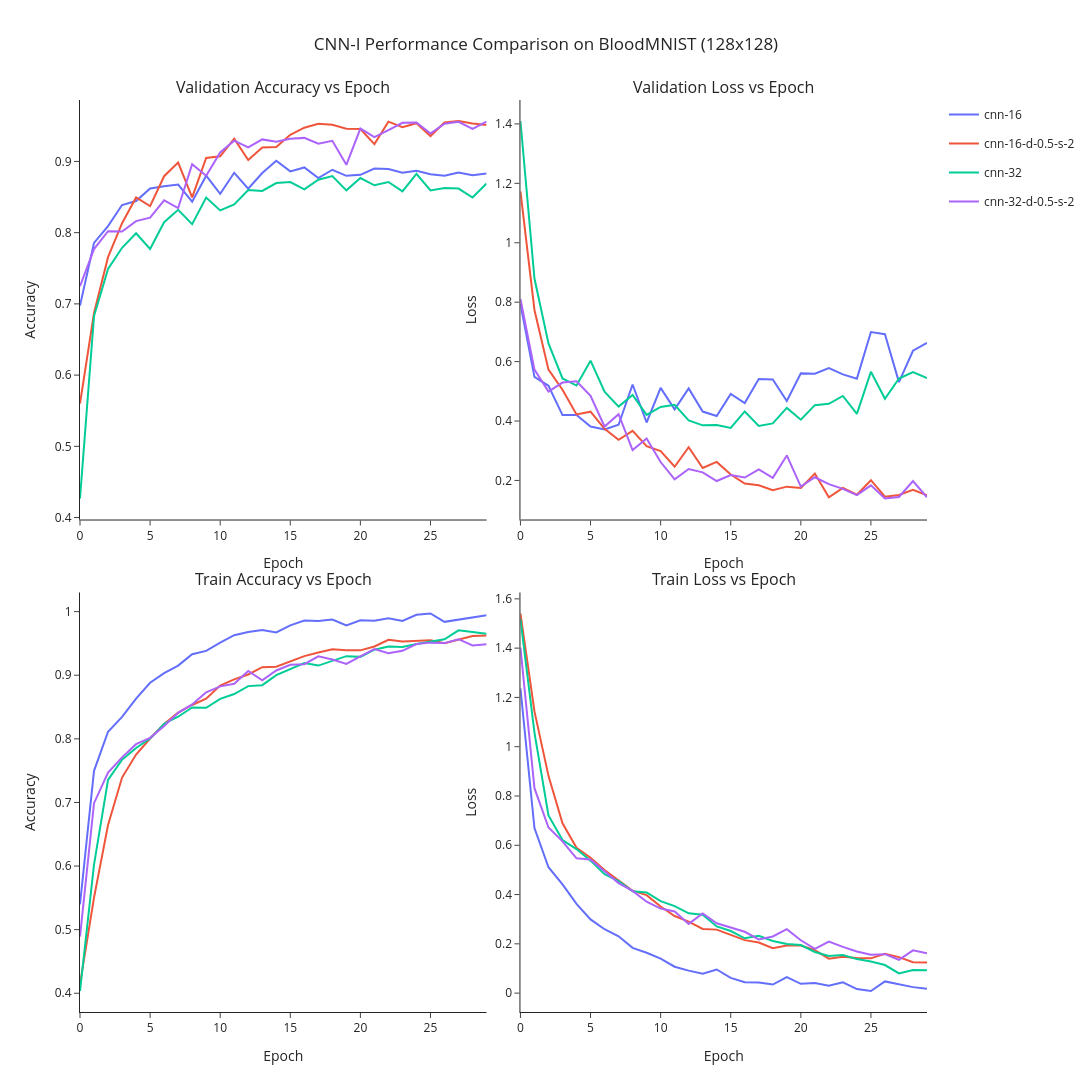

The notebook cell this image was saved under:
### Code cell
test_models(models_improvement_comparison, device)
plot_comparison(metrics_improvement_comparison, "CNN-I Performance Comparison on BloodMNIST (128x128)", splits=("val","train"), split_subplots=True, file_name="cnn_comparison_improved_bloodmnist")

### Figure 1 — Plotly figure (JSON) as saved in the notebook; plotly's stock layout.template omitted (floating-point values rounded to 4 significant figures)
{"data": [{"legendgroup": "cnn-16", "line": {"color": "#636EFA"}, "name": "cnn-16", "showlegend": true, "type": "scatter", "x": [0, 1, 2, 3, 4, 5, 6, 7, 8, 9, 10, 11, 12, 13, 14, 15, 16, 17, 18, 19, 20, 21, 22, 23, 24, 25, 26, 27, 28, 29], "xaxis": "x", "y": [0.6975, 0.7855, 0.8092, 0.8387, 0.8443, 0.8621, 0.8652, 0.8675, 0.8436, 0.88, 0.8546, 0.8841, 0.8617, 0.8837, 0.901, 0.886, 0.8916, 0.8767, 0.8883, 0.8798, 0.8812, 0.89, 0.8895, 0.8843, 0.887, 0.8821, 0.8798, 0.8845, 0.8806, 0.8829], "yaxis": "y"}, {"legendgroup": "cnn-16", "line": {"color": "#636EFA"}, "name": "cnn-16", "showlegend": false, "type": "scatter", "x": [0, 1, 2, 3, 4, 5, 6, 7, 8, 9, 10, 11, 12, 13, 14, 15, 16, 17, 18, 19, 20, 21, 22, 23, 24, 25, 26, 27, 28, 29], "xaxis": "x2", "y": [0.7939, 0.5483, 0.5186, 0.42, 0.4201, 0.3817, 0.3716, 0.3873, 0.5229, 0.395, 0.5116, 0.4391, 0.5098, 0.4319, 0.417, 0.4912, 0.4607, 0.5413, 0.5395, 0.4676, 0.5603, 0.5592, 0.5781, 0.557, 0.5426, 0.6996, 0.6921, 0.5309, 0.6365, 0.6628], "yaxis": "y2"}, {"legendgroup": "cnn-16", "line": {"color": "#636EFA"}, "name": "cnn-16", "showlegend": false, "type": "scatter", "x": [0, 1, 2, 3, 4, 5, 6, 7, 8, 9, 10, 11, 12, 13, 14, 15, 16, 17, 18, 19, 20, 21, 22, 23, 24, 25, 26, 27, 28, 29], "xaxis": "x3", "y": [0.5399, 0.7497, 0.8112, 0.8345, 0.8633, 0.8881, 0.9034, 0.9151, 0.933, 0.9383, 0.9514, 0.9629, 0.9679, 0.9712, 0.9673, 0.9785, 0.986, 0.9855, 0.9875, 0.9783, 0.9864, 0.9857, 0.9896, 0.9854, 0.995, 0.9971, 0.9839, 0.9877, 0.9916, 0.9944], "yaxis": "y3"}, {"legendgroup": "cnn-16", "line": {"color": "#636EFA"}, "name": "cnn-16", "showlegend": false, "type": "scatter", "x": [0, 1, 2, 3, 4, 5, 6, 7, 8, 9, 10, 11, 12, 13, 14, 15, 16, 17, 18, 19, 20, 21, 22, 23, 24, 25, 26, 27, 28, 29], "xaxis": "x4", "y": [1.237, 0.6701, 0.5109, 0.4415, 0.3622, 0.2992, 0.2593, 0.2304, 0.1837, 0.1637, 0.14, 0.1072, 0.09123, 0.07853, 0.09592, 0.06179, 0.04416, 0.04356, 0.03471, 0.06464, 0.03766, 0.04068, 0.03009, 0.04382, 0.01651, 0.008507, 0.04756, 0.03462, 0.02435, 0.01753], "yaxis": "y4"}, {"legendgroup": "cnn-16-d-0.5-s-2", "line": {"color": "#EF553B"}, "name": "cnn-16-d-0.5-s-2", "showlegend": true, "type": "scatter", "x": [0, 1, 2, 3, 4, 5, 6, 7, 8, 9, 10, 11, 12, 13, 14, 15, 16, 17, 18, 19, 20, 21, 22, 23, 24, 25, 26, 27, 28, 29], "xaxis": "x", "y": [0.56, 0.6871, 0.7656, 0.8133, 0.8493, 0.8372, 0.8792, 0.8983, 0.8495, 0.9049, 0.9072, 0.9319, 0.902, 0.9196, 0.9201, 0.9373, 0.9473, 0.9529, 0.9516, 0.946, 0.9454, 0.9244, 0.9558, 0.9481, 0.9537, 0.9356, 0.9547, 0.9568, 0.9533, 0.951], "yaxis": "y"}, {"legendgroup": "cnn-16-d-0.5-s-2", "line": {"color": "#EF553B"}, "name": "cnn-16-d-0.5-s-2", "showlegend": false, "type": "scatter", "x": [0, 1, 2, 3, 4, 5, 6, 7, 8, 9, 10, 11, 12, 13, 14, 15, 16, 17, 18, 19, 20, 21, 22, 23, 24, 25, 26, 27, 28, 29], "xaxis": "x2", "y": [1.173, 0.7738, 0.5728, 0.5052, 0.4223, 0.4313, 0.3738, 0.337, 0.367, 0.3155, 0.2987, 0.2461, 0.3117, 0.2419, 0.2624, 0.2199, 0.1897, 0.1838, 0.1669, 0.1791, 0.1747, 0.2231, 0.1431, 0.1751, 0.1518, 0.2008, 0.1451, 0.151, 0.168, 0.1499], "yaxis": "y2"}, {"legendgroup": "cnn-16-d-0.5-s-2", "line": {"color": "#EF553B"}, "name": "cnn-16-d-0.5-s-2", "showlegend": false, "type": "scatter", "x": [0, 1, 2, 3, 4, 5, 6, 7, 8, 9, 10, 11, 12, 13, 14, 15, 16, 17, 18, 19, 20, 21, 22, 23, 24, 25, 26, 27, 28, 29], "xaxis": "x3", "y": [0.4142, 0.5503, 0.6646, 0.7391, 0.7754, 0.8005, 0.8233, 0.8412, 0.8532, 0.8631, 0.8836, 0.8935, 0.9012, 0.9126, 0.9135, 0.9212, 0.9301, 0.9358, 0.9407, 0.9392, 0.9391, 0.9451, 0.9557, 0.9529, 0.9541, 0.955, 0.9502, 0.9556, 0.9617, 0.9626], "yaxis": "y3"}, {"legendgroup": "cnn-16-d-0.5-s-2", "line": {"color": "#EF553B"}, "name": "cnn-16-d-0.5-s-2", "showlegend": false, "type": "scatter", "x": [0, 1, 2, 3, 4, 5, 6, 7, 8, 9, 10, 11, 12, 13, 14, 15, 16, 17, 18, 19, 20, 21, 22, 23, 24, 25, 26, 27, 28, 29], "xaxis": "x4", "y": [1.541, 1.143, 0.8817, 0.689, 0.5896, 0.5496, 0.4992, 0.4569, 0.4156, 0.3975, 0.3515, 0.3129, 0.2901, 0.2605, 0.2577, 0.2363, 0.215, 0.2054, 0.1822, 0.1936, 0.1932, 0.1748, 0.1396, 0.1478, 0.1428, 0.1412, 0.1594, 0.1461, 0.1253, 0.1243], "yaxis": "y4"}, {"legendgroup": "cnn-32", "line": {"color": "#00CC96"}, "name": "cnn-32", "showlegend": true, "type": "scatter", "x": [0, 1, 2, 3, 4, 5, 6, 7, 8, 9, 10, 11, 12, 13, 14, 15, 16, 17, 18, 19, 20, 21, 22, 23, 24, 25, 26, 27, 28, 29], "xaxis": "x", "y": [0.4267, 0.6829, 0.749, 0.7787, 0.7992, 0.7772, 0.8146, 0.832, 0.8119, 0.8493, 0.8312, 0.8397, 0.86, 0.8586, 0.8696, 0.8709, 0.8607, 0.8742, 0.8794, 0.8594, 0.8767, 0.8665, 0.8711, 0.858, 0.8825, 0.8592, 0.8627, 0.8619, 0.8493, 0.869], "yaxis": "y"}, {"legendgroup": "cnn-32", "line": {"color": "#00CC96"}, "name": "cnn-32", "showlegend": false, "type": "scatter", "x": [0, 1, 2, 3, 4, 5, 6, 7, 8, 9, 10, 11, 12, 13, 14, 15, 16, 17, 18, 19, 20, 21, 22, 23, 24, 25, 26, 27, 28, 29], "xaxis": "x2", "y": [1.41, 0.8796, 0.6611, 0.5434, 0.5195, 0.6031, 0.4989, 0.4486, 0.4875, 0.4205, 0.4473, 0.4548, 0.4022, 0.3855, 0.3866, 0.3767, 0.4322, 0.3831, 0.3921, 0.444, 0.4045, 0.4534, 0.4578, 0.4842, 0.4242, 0.5658, 0.4748, 0.5429, 0.5651, 0.5447], "yaxis": "y2"}, {"legendgroup": "cnn-32", "line": {"color": "#00CC96"}, "name": "cnn-32", "showlegend": false, "type": "scatter", "x": [0, 1, 2, 3, 4, 5, 6, 7, 8, 9, 10, 11, 12, 13, 14, 15, 16, 17, 18, 19, 20, 21, 22, 23, 24, 25, 26, 27, 28, 29], "xaxis": "x3", "y": [0.4035, 0.6022, 0.7354, 0.7672, 0.7856, 0.8004, 0.8238, 0.8347, 0.8492, 0.8487, 0.8628, 0.8705, 0.8829, 0.8844, 0.9003, 0.9097, 0.9191, 0.9152, 0.9225, 0.93, 0.9289, 0.9402, 0.9451, 0.9443, 0.9492, 0.953, 0.9566, 0.9706, 0.9675, 0.965], "yaxis": "y3"}, {"legendgroup": "cnn-32", "line": {"color": "#00CC96"}, "name": "cnn-32", "showlegend": false, "type": "scatter", "x": [0, 1, 2, 3, 4, 5, 6, 7, 8, 9, 10, 11, 12, 13, 14, 15, 16, 17, 18, 19, 20, 21, 22, 23, 24, 25, 26, 27, 28, 29], "xaxis": "x4", "y": [1.518, 1.057, 0.7209, 0.621, 0.5847, 0.5376, 0.4823, 0.4548, 0.4131, 0.4083, 0.3733, 0.3531, 0.3239, 0.3184, 0.2707, 0.252, 0.2225, 0.2328, 0.2118, 0.1994, 0.1951, 0.1669, 0.151, 0.1547, 0.1381, 0.1283, 0.114, 0.08015, 0.09368, 0.09296], "yaxis": "y4"}, {"legendgroup": "cnn-32-d-0.5-s-2", "line": {"color": "#AB63FA"}, "name": "cnn-32-d-0.5-s-2", "showlegend": true, "type": "scatter", "x": [0, 1, 2, 3, 4, 5, 6, 7, 8, 9, 10, 11, 12, 13, 14, 15, 16, 17, 18, 19, 20, 21, 22, 23, 24, 25, 26, 27, 28, 29], "xaxis": "x", "y": [0.7247, 0.777, 0.8021, 0.8017, 0.8162, 0.821, 0.8453, 0.8345, 0.8962, 0.8798, 0.9126, 0.9292, 0.9196, 0.9309, 0.9277, 0.9319, 0.9331, 0.925, 0.929, 0.8953, 0.9462, 0.934, 0.9439, 0.9543, 0.9547, 0.939, 0.9529, 0.9556, 0.9456, 0.956], "yaxis": "y"}, {"legendgroup": "cnn-32-d-0.5-s-2", "line": {"color": "#AB63FA"}, "name": "cnn-32-d-0.5-s-2", "showlegend": false, "type": "scatter", "x": [0, 1, 2, 3, 4, 5, 6, 7, 8, 9, 10, 11, 12, 13, 14, 15, 16, 17, 18, 19, 20, 21, 22, 23, 24, 25, 26, 27, 28, 29], "xaxis": "x2", "y": [0.8106, 0.573, 0.4991, 0.5294, 0.534, 0.4848, 0.3815, 0.4232, 0.3024, 0.3412, 0.262, 0.2035, 0.2384, 0.2272, 0.198, 0.2179, 0.2098, 0.2371, 0.2089, 0.2842, 0.1793, 0.2108, 0.1877, 0.1716, 0.1506, 0.1833, 0.1391, 0.1444, 0.1981, 0.1433], "yaxis": "y2"}, {"legendgroup": "cnn-32-d-0.5-s-2", "line": {"color": "#AB63FA"}, "name": "cnn-32-d-0.5-s-2", "showlegend": false, "type": "scatter", "x": [0, 1, 2, 3, 4, 5, 6, 7, 8, 9, 10, 11, 12, 13, 14, 15, 16, 17, 18, 19, 20, 21, 22, 23, 24, 25, 26, 27, 28, 29], "xaxis": "x3", "y": [0.4891, 0.6988, 0.7468, 0.7709, 0.7916, 0.8016, 0.8203, 0.8408, 0.8541, 0.8733, 0.8825, 0.8867, 0.9068, 0.8919, 0.9075, 0.9164, 0.9174, 0.9297, 0.9247, 0.9178, 0.9296, 0.9411, 0.9347, 0.9384, 0.949, 0.9513, 0.9505, 0.9567, 0.9469, 0.9489], "yaxis": "y3"}, {"legendgroup": "cnn-32-d-0.5-s-2", "line": {"color": "#AB63FA"}, "name": "cnn-32-d-0.5-s-2", "showlegend": false, "type": "scatter", "x": [0, 1, 2, 3, 4, 5, 6, 7, 8, 9, 10, 11, 12, 13, 14, 15, 16, 17, 18, 19, 20, 21, 22, 23, 24, 25, 26, 27, 28, 29], "xaxis": "x4", "y": [1.403, 0.8317, 0.6721, 0.6157, 0.5469, 0.5427, 0.4948, 0.4465, 0.4147, 0.3709, 0.3432, 0.3315, 0.281, 0.3234, 0.2836, 0.2656, 0.2488, 0.2177, 0.23, 0.2593, 0.2146, 0.1796, 0.2091, 0.1877, 0.169, 0.1557, 0.1581, 0.1353, 0.1736, 0.1614], "yaxis": "y4"}], "layout": {"annotations": [{"font": {"size": 16}, "showarrow": false, "text": "Validation Accuracy vs Epoch", "x": 0.24, "xanchor": "center", "xref": "paper", "y": 1, "yanchor": "bottom", "yref": "paper"}, {"font": {"size": 16}, "showarrow": false, "text": "Validation Loss vs Epoch", "x": 0.76, "xanchor": "center", "xref": "paper", "y": 1, "yanchor": "bottom", "yref": "paper"}, {"font": {"size": 16}, "showarrow": false, "text": "Train Accuracy vs Epoch", "x": 0.24, "xanchor": "center", "xref": "paper", "y": 0.46, "yanchor": "bottom", "yref": "paper"}, {"font": {"size": 16}, "showarrow": false, "text": "Train Loss vs Epoch", "x": 0.76, "xanchor": "center", "xref": "paper", "y": 0.46, "yanchor": "bottom", "yref": "paper"}], "height": 1200, "showlegend": true, "title": {"text": "CNN-I Performance Comparison on BloodMNIST (128x128)", "x": 0.5}, "width": 1500, "xaxis": {"anchor": "y", "domain": [0, 0.48], "title": {"text": "Epoch"}}, "xaxis2": {"anchor": "y2", "domain": [0.52, 1], "title": {"text": "Epoch"}}, "xaxis3": {"anchor": "y3", "domain": [0, 0.48], "title": {"text": "Epoch"}}, "xaxis4": {"anchor": "y4", "domain": [0.52, 1], "title": {"text": "Epoch"}}, "yaxis": {"anchor": "x", "domain": [0.54, 1], "title": {"text": "Accuracy"}}, "yaxis2": {"anchor": "x2", "domain": [0.54, 1], "title": {"text": "Loss"}}, "yaxis3": {"anchor": "x3", "domain": [0, 0.46], "title": {"text": "Accuracy"}}, "yaxis4": {"anchor": "x4", "domain": [0, 0.46], "title": {"text": "Loss"}}}}
